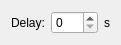
<?xml version="1.0" encoding="UTF-8"?>
<ui version="4.0">
 <class>DelayWidget</class>
 <widget class="QWidget" name="DelayWidget">
  <property name="geometry">
   <rect>
    <x>0</x>
    <y>0</y>
    <width>111</width>
    <height>42</height>
   </rect>
  </property>
  <property name="windowTitle">
   <string>Form</string>
  </property>
  <layout class="QHBoxLayout" name="horizontalLayout">
   <item>
    <widget class="QLabel" name="label">
     <property name="text">
      <string>Delay:</string>
     </property>
    </widget>
   </item>
   <item>
    <widget class="QSpinBox" name="spinBox">
     <property name="maximum">
      <number>200</number>
     </property>
    </widget>
   </item>
   <item>
    <widget class="QLabel" name="label_2">
     <property name="text">
      <string>s</string>
     </property>
    </widget>
   </item>
  </layout>
 </widget>
 <resources/>
 <connections/>
</ui>
